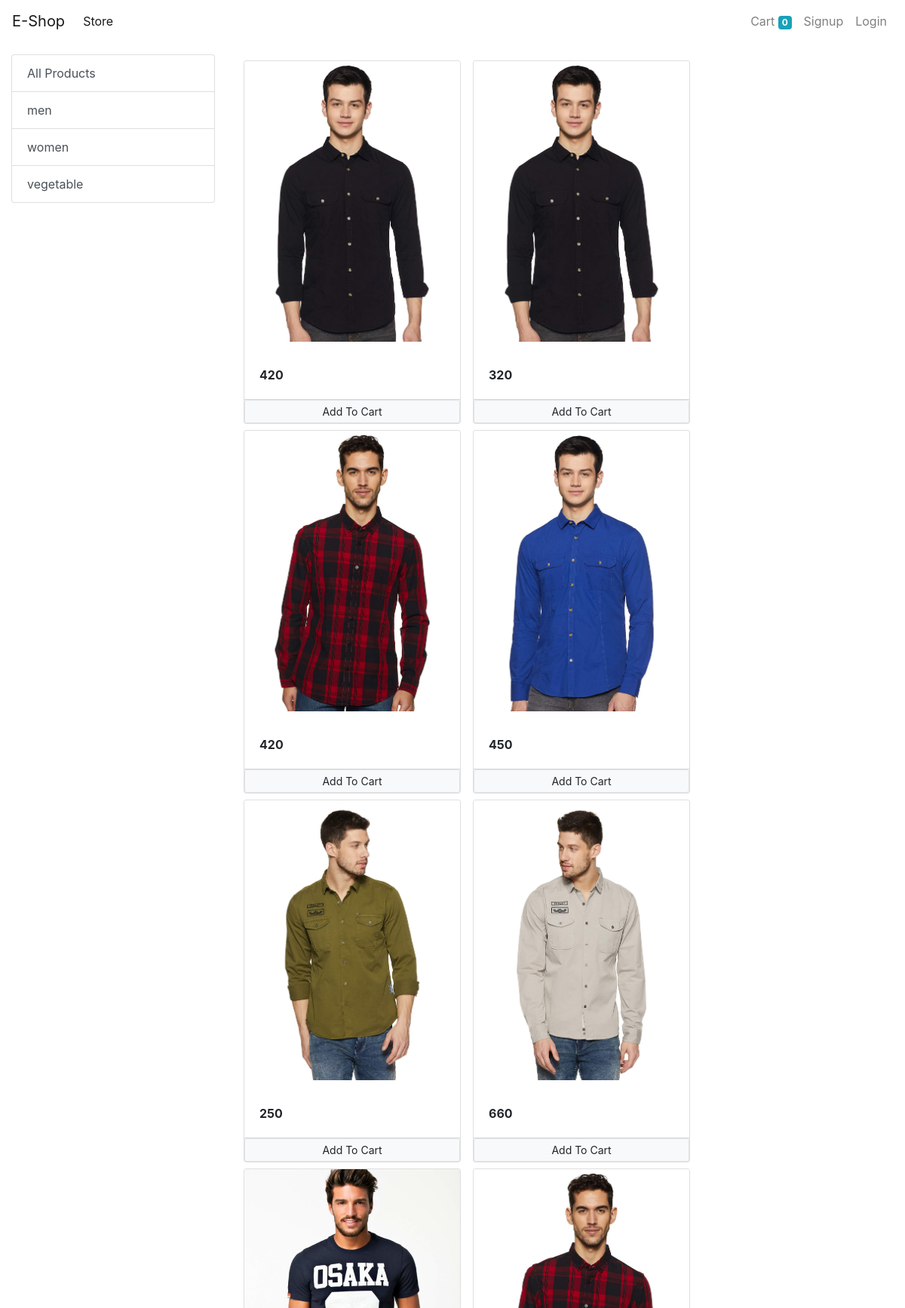
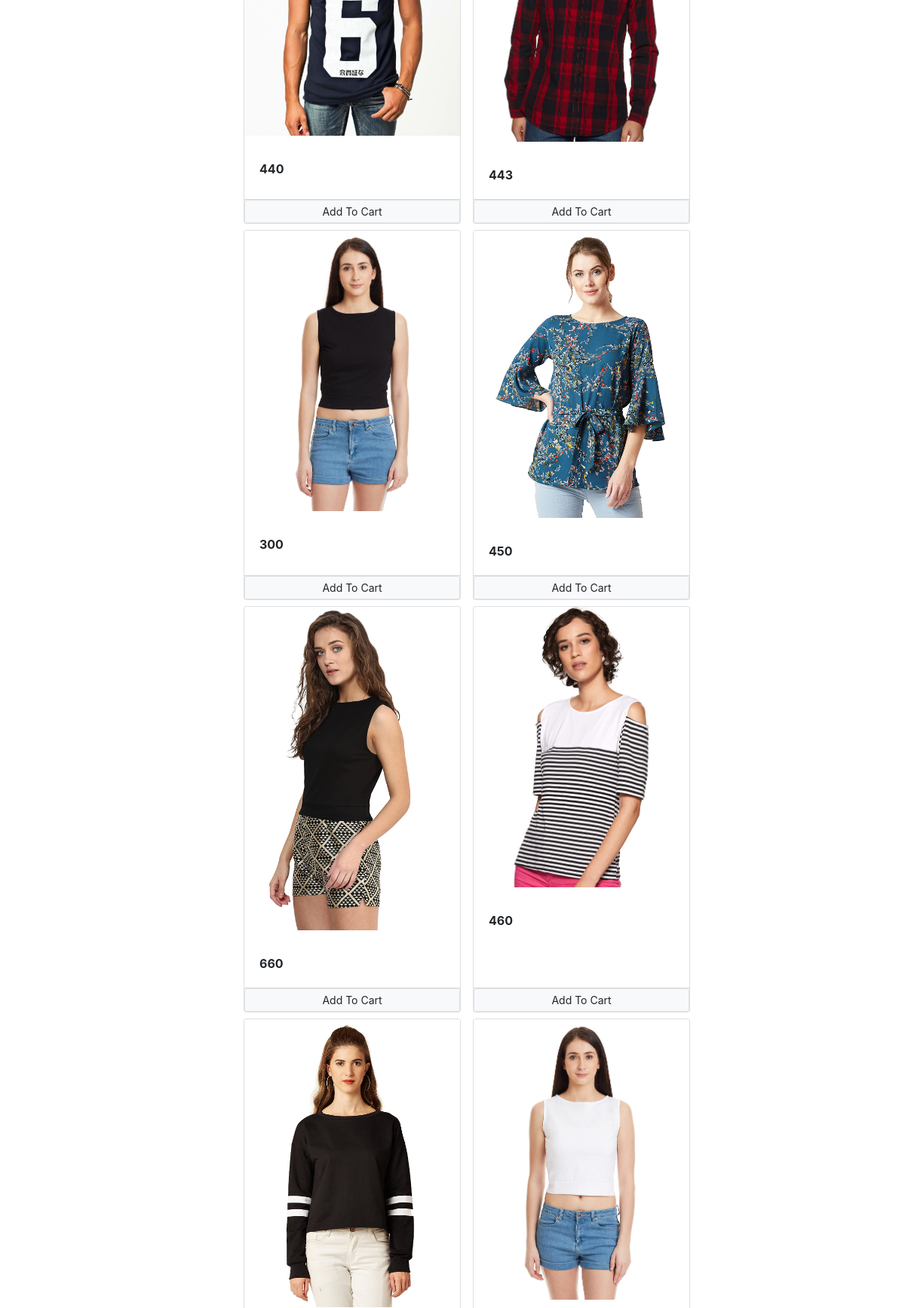
The page / (upper part) on the database its author committed (2 pictures, top to bottom).
### store/models/category.py (models this page shows, shortened)
class Category(models.Model):
    name = models.CharField(max_length=20)
    @staticmethod
    def get_all_category():
        return Category.objects.all()

### store/models/product.py (models this page shows, shortened)
class Product(models.Model):
    first_name = models.CharField(max_length=50)
    price = models.IntegerField(default=0)
    category = models.ForeignKey(Category,on_delete=models.CASCADE)
    description = models.CharField(max_length=200,default='',null=True,blank=True)
    image = models.ImageField(upload_to='uploads/products/')
    @staticmethod
    def get_all_products():
        return Product.objects.all()

### store/views/index.py (the view, shortened to what this page needs)
# urls.py: path('', views.Index.as_view(), name='homepage'),
class Index(View):
    def get(self, request):
        if not request.session.get('cart'):
            request.session['cart'] = {}
        products = None
        categorys = Category.get_all_category()
        categoryID = request.GET.get('category')
        if categoryID:
            products = Product.get_all_products_by_id(categoryID)
        else:
            products = Product.get_all_products()
        template_var = {
            'products': products,
            "categorys": categorys,
            'cart': request.session.get('cart')
        }
        return render(request, 'store/index.html', template_var)

### store/templatetags/cart.py (called while the page is built)
@register.filter(name='is_in_cart')
def is_in_cart(product,cart):
    if cart:
        keys = list(cart.keys())
        items = list(cart.items())
        print(f"keys {items}")
        for id in keys:
            if int(id) == product.pk:
                return True

### store/templates/store/index.html (shortened to what this page needs)
{% extends "base.html" %}
{% load cart %}
{% block content %}
<div class="container-fluid mt-3" >
    <div class="row">
            <div class="col-lg-3">
                <ul class="list-group mx-auto">
                    <a href="/" class="list-group-item list-group-item-action">All Products</a>
                  {% for category in categorys %}
                          <a href="?category={{category.id}}" class="list-group-item list-group-item-action">
                              {{category.name}}
                          </a>
                    {% endfor %}
                </ul>
            </div>
            <div id="products" class="col-lg-9 mx-auto" >
                <div class="row mx-auto">
                    {% for product in products %}
                    <div class="card mx-2 mt-2" id="{{product.id}}" style="width: 18rem;">
                        <img class="card-img-top" src="{{product.image.url}}" alt="Card image cap">
                        <div class="card-body">
                            <p class="card-text "><b>{{product.price}}</b></p>
                        </div>
                        <div class="card-footer p-0 row no-gutters">
                            {%if product|is_in_cart:cart%}
                                <form action="{% url 'homepage' %}#{{product.id}}" method="post" class="col-2 btn-block mr-2">
                                    {% csrf_token %}
                                    <input type="text" name="product" value="{{product.id}}" hidden>
                                    <input type="text" name="remove" value="True" hidden>
                                    <input type="submit" value=" - " class=" btn btn-light border m-1">
                                </form>
                                <div class="text-center col mt-2">{{product|cart_count:cart}} in cart</div>
                                <form action="{% url 'homepage' %}#{{product.id}}" method="post" class="col-2 btn-block mr-2">
                                    {% csrf_token %}
                                    <input type="text" name="product" value="{{product.id}}" hidden>
                                    <input type="submit" value=" + " class=" btn btn-light border m-1">
                                </form>
                            {%else%}
                                <form action="{% url 'homepage' %}#{{product.id}}" method="post" class="btn-block">
                                    <input type="submit" class="btn btn-light border btn-sm btn-block" value="Add To Cart">
                                </form>
                            {%endif%}
                        </div>
                    </div>
                {%endfor%}
                </div>
            </div>
    </div>
</div>
{%endblock%}

### rows shown on the page
Category: name "men"
Category: name "women"
Category: name "vegetable"
Product: image (picture), price "420"
Product: {{ product.id }} 18 (drawn), image (picture), price "320"
Product: image (picture), price "420"
Product: image (picture), price "450"
Product: image (picture), price "250"
Product: image (picture), price "660"
Product: image (picture), price "440"
Product: image (picture), price "443"
Product: image (picture), price "300"
Product: image (picture), price "450"
Product: image (picture), price "660"
Product: image (picture), price "460"
Product: image (picture)
Product: image (picture)

### other values the page prints
{{ request.session.cart.keys|length }} "0"
